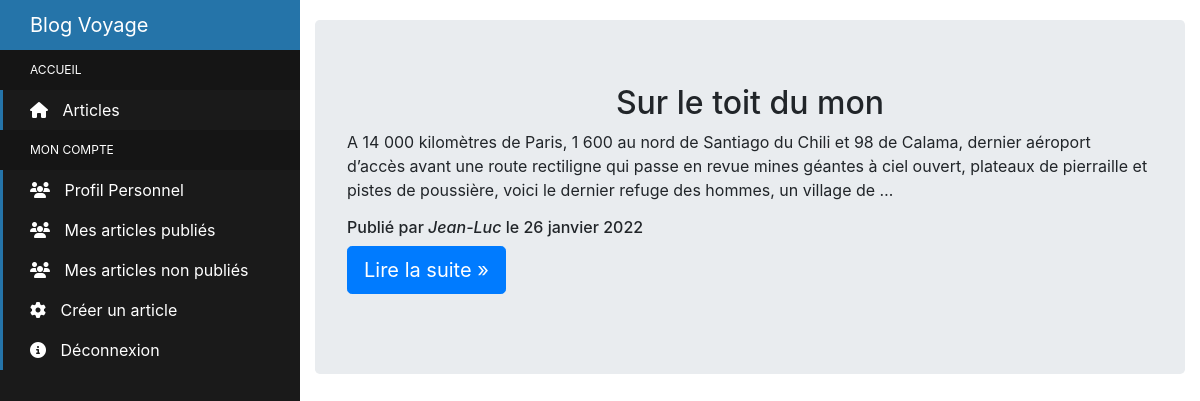
Screenshot of /blog/blog_list/ (signed in) with the database file from the repository.
### blog/models.py (models this page shows, shortened)
class BlogPost(models.Model):
    title = models.CharField(max_length=255, unique=True, blank=False)
    author = models.ForeignKey(user, on_delete=models.SET_NULL, null=True, blank=True)
    last_updated = models.DateTimeField(auto_now=True)
    created_on = models.DateTimeField(blank=True, null=True)
    published = models.BooleanField(default=False)
    content = models.TextField(blank=True)
    class Meta:
        ordering = ['-created_on']
        verbose_name = 'Article'

### accounts/models.py (models this page shows, shortened)
class MyUser(AbstractBaseUser):
    name = models.CharField(max_length=55, blank=False)
    email = models.EmailField(max_length=255, unique=True)
    is_active = models.BooleanField(default=True)
    is_admin = models.BooleanField(default=False)
    is_staff = models.BooleanField(default=False)
    objects = MyUserManager()
    USERNAME_FIELD = 'email'
    REQUIRED_FIELDS = ['name']
    class Meta:
        verbose_name = 'Utilisateur'

### blog/views.py (the view)
# urls.py: path('blog_list/', login_required(views.ListPost.as_view()), name='blog_list'),
class ListPost(ListView):
    model = BlogPost
    context_object_name = 'posts'
    template_name = 'blog/blog_list.html'

### templates/blog/blog_list.html
{% extends 'website/home.html' %}
{% block content %}
    {% for post in posts %}
        {% if post.published %}
                <div class="container-fluid">
                    <div class="jumbotron">
                        <article>
                            <center>
                                <h2>{{post.title}}</h2>
                            </center>
                            <p>{{post.content|safe|truncatewords:50}}</p>
                            <h6>Publié par <i>{{post.author.name}}</i> le {{post.created_on|date:'j F Y'}}</h6>
                            <p>
                                <a class="btn btn-lg btn-primary" href="{% url 'blog:blog_detail' pk=post.id %}" role="button">Lire la suite &raquo;</a>
                            </p>
                        </article>
                    </div>
                </div>
        {% endif %}
    {% endfor %}
{% endblock %}

### rows the page displays
BlogPost: title "Sur le toit du mon", content "A 14 000 kilomètres de Paris, 1 600 au nord de Santiago du Chili et 98 de Calama, dernier aéroport d’accès avant une route rectiligne qui passe en revue mines géantes à ciel ouvert, plateaux de pierraille et pistes de poussière, voici le dernier refuge des hommes, un village de …", author.name "Jean-Luc", created_on "26 janvier 2022"
